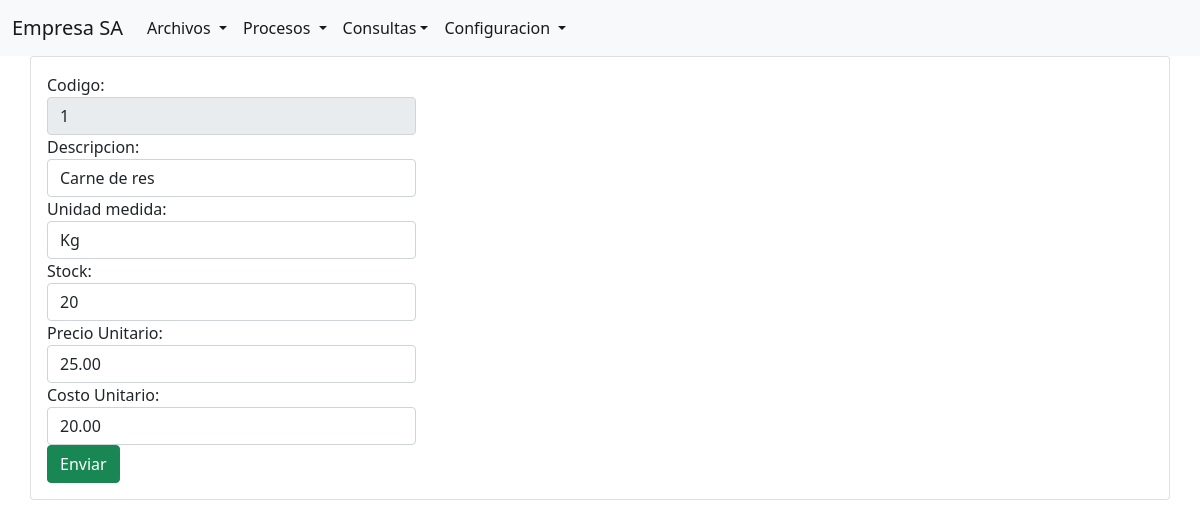
/Modules/Productos/modifica_prod.php?codigo=1 (signed in), run on the app's committed database.
### tables this page shows
CREATE TABLE `productos` (
  `idProducto` int(11) NOT NULL,
  `nomproducto` varchar(50) NOT NULL,
  `unimed` varchar(15) NOT NULL,
  `stock` int(11) NOT NULL,
  `idProveedor` int(11) DEFAULT NULL,
  `preuni` decimal(10,2) DEFAULT NULL,
  `cosuni` decimal(10,2) DEFAULT NULL,
  `idCategoria` int(11) DEFAULT NULL
);

### clases/producto.php (called while the page is built, shortened)
<?php
class Producto {
		private $con;
		public function conectar_db($cn){
			$this->con = $cn;
		}
        public function consulta($id){
			$sql = "SELECT * FROM productos where idProducto=$id";
			$res = mysqli_query($this->con, $sql);
			$return = mysqli_fetch_array($res );
			return $return ;
		}
	}
?>

### Modules/Productos/modifica_prod.php (the view, shortened to what this page needs)
<?php
include_once(__DIR__.'/../../header.php') ?>
<?php
$codigo = $_GET["codigo"];
include_once(__DIR__.'/../../includes/acceso.php');
include_once(__DIR__.'/../../clases/producto.php');
$conexion = connect_db();
$oproducto = new Producto();
$oproducto->conectar_db($conexion);
$datos=$oproducto->consulta($codigo);
?>
<div class="container p-12">
<div class="row">
    <div class="card card-body">
        <form action="modifica_producto.php" method="post">
        <div class="form-group">
        <div class="col-md-4">Codigo:</div>
        <div class="col-md-4">
            <input type="text" name="idproducto" class="form-control" value="<?php echo $codigo;?>" readonly>
            </div>
            <div class="col-md-4">Descripcion:</div>
            <div class="col-md-4">
            <input type="text" name="nom" class="form-control" value="<?php echo $datos['nomproducto'];?>" >
        </div>
        <div class="col-md-4">Unidad medida:</div>
        <div class="col-md-4">
            <input type="text" name="und" class="form-control" value="<?php echo $datos['unimed'];?>">
            </div>
            <div class="col-md-4">Stock:</div>
            <div class="col-md-4">
            <input type="text" name="can" class="form-control" value="<?php echo $datos['stock'];?>">
            </div>
            <div class="col-md-4">Precio Unitario:</div>
            <div class="col-md-4">
            <input type="text" name="pre" class="form-control" value="<?php echo $datos['preuni'];?>">
            </div>
            <div class="col-md-4">Costo Unitario:</div>
            <div class="col-md-4">
            <input type="text" name="cos" class="form-control" value="<?php echo $datos['cosuni'];?>">
            </div>
            <div class="col-md-4">
            <input type="submit" class="btn btn-success btn-block" name="envia_datos" value="Enviar">
            </div>
        </form>
    </div>
  </div>
 </div>
<?php include_once(__DIR__.'/../../footer.php') ?>

### data on the page
productos: nom "Carne de res", und "Kg", can "20", pre "25.00", cos "20.00"
